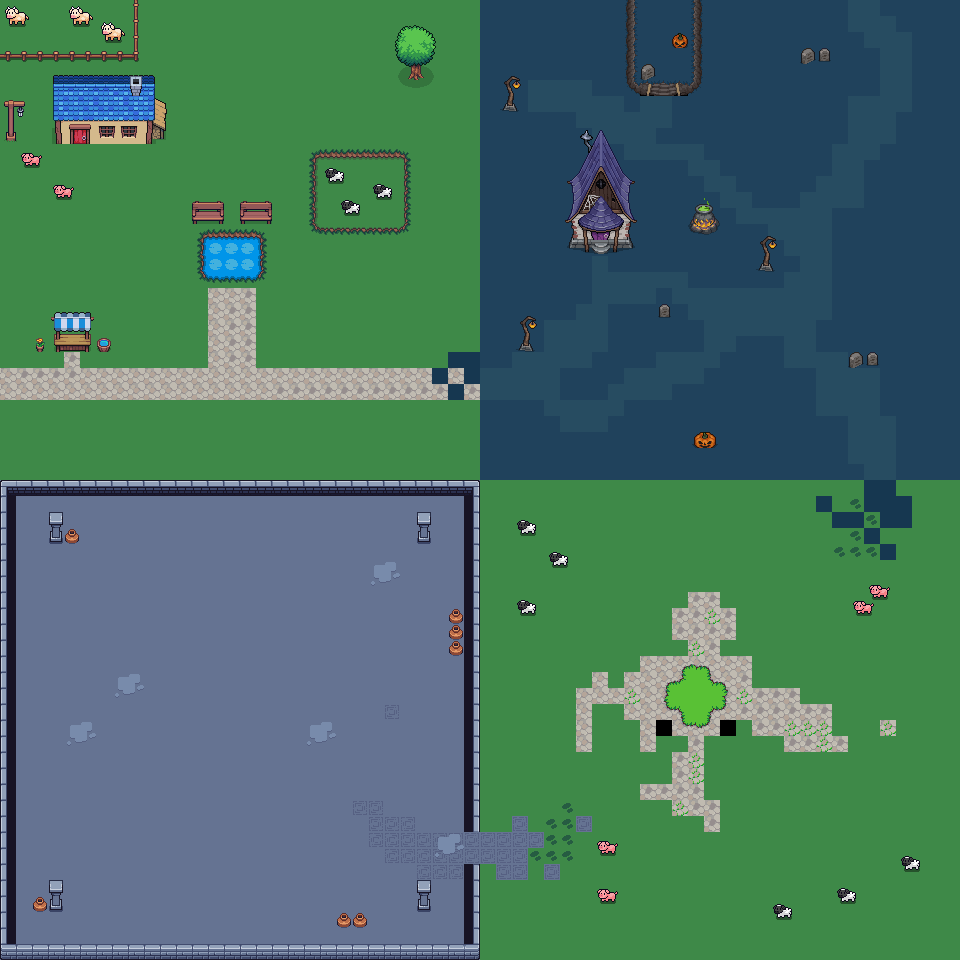

A 2D game scene composited from a Tiled map and its tileset images. What follows is a short description and the map's XML, with each tile layer's data collapsed to a summary:
An orthogonal 60x60 tile map with 16x16 px tiles, 3 tile layers (Background, Background2, Collision), 16 tilesets and 43 objects (20x Skeleton, 15x Slime, 5x Potion, Player, King_Slime, ...).

<map version="1.10" tiledversion="1.11.2" orientation="orthogonal" renderorder="right-down" width="60" height="60" tilewidth="16" tileheight="16" infinite="0" nextlayerid="6" nextobjectid="63">
 <tileset firstgid="1" source="Tiles.tsx" />
 <tileset firstgid="193" source="Player.tsx" />
 <tileset firstgid="253" source="Slime_Green.tsx" />
 <tileset firstgid="277" source="Skeleton.tsx" />
 <tileset firstgid="337" source="Village.tsx" />
 <tileset firstgid="626" source="Fences.tsx" />
 <tileset firstgid="642" source="Oak_Tree.tsx" />
 <tileset firstgid="662" source="Halloween.tsx" />
 <tileset firstgid="998" source="King_Slime.tsx" />
 <tileset firstgid="1002" source="dungeon_gathering.tsx" />
 <tileset firstgid="1562" source="potion.tsx" />
 <tileset firstgid="1568" source="Potion1.tsx" />
 <tileset firstgid="1569" source="Sword.tsx" />
 <tileset firstgid="1570" source="Cow.tsx" />
 <tileset firstgid="1574" source="Sheep.tsx" />
 <tileset firstgid="1578" source="Pig.tsx" />
 <layer id="1" name="Background" width="60" height="60">
  <data>[3600 cells, 3600 non-empty, 37 distinct tile ids]</data>
 </layer>
 <layer id="5" name="Background2" width="60" height="60">
  <data>[3600 cells, 38 non-empty, 7 distinct tile ids]</data>
 </layer>
 <layer id="2" name="Collision" width="60" height="60">
  <properties>
   <property name="blocked" type="bool" value="true" />
  </properties>
  <data>[3600 cells, 520 non-empty, 176 distinct tile ids]</data>
 </layer>
 <objectgroup id="3" name="Object">
  <object id="2" name="Player" gid="193" x="95.91" y="201.012" width="33.3333" height="32" />
  <object id="4" name="Slime" gid="253" x="347.333" y="470" width="64" height="64" />
  <object id="5" name="Slime" gid="261" x="322" y="77.3333" width="64" height="64" />
  <object id="6" name="Slime" gid="253" x="389.334" y="369.334" width="64" height="64" />
  <object id="7" name="Slime" gid="253" x="302.667" y="390" width="64" height="64" />
  <object id="8" name="Slime" gid="253" x="214" y="93.9997" width="64" height="64" />
  <object id="9" name="Slime" gid="253" x="108.667" y="339.334" width="64" height="64" />
  <object id="10" name="Skeleton" gid="277" x="872" y="63.3333" width="32" height="32" />
  <object id="11" name="Skeleton" gid="277" x="754" y="52.6663" width="32" height="32" />
  <object id="12" name="Skeleton" gid="277" x="832" y="152.667" width="32" height="32" />
  <object id="15" name="Slime" gid="253" x="57.3333" y="464" width="64" height="64" />
  <object id="16" name="Slime" gid="253" x="294.667" y="138.667" width="64" height="64" />
  <object id="17" name="Slime" gid="253" x="108" y="418.667" width="64" height="64" />
  <object id="18" name="Skeleton" gid="277" x="748" y="120" width="32" height="32" />
  <object id="19" name="Skeleton" gid="277" x="886.667" y="304" width="32" height="32" />
  <object id="20" name="Skeleton" gid="277" x="853.333" y="318.667" width="32" height="32" />
  <object id="21" name="Skeleton" gid="277" x="886.667" y="354.667" width="32" height="32" />
  <object id="22" name="Skeleton" gid="277" x="814.667" y="348" width="32" height="32" />
  <object id="26" name="Skeleton" gid="277" x="566.667" y="68" width="32" height="32" />
  <object id="27" name="Skeleton" gid="277" x="520" y="60" width="32" height="32" />
  <object id="28" name="Skeleton" gid="277" x="534.667" y="124" width="32" height="32" />
  <object id="29" name="Skeleton" gid="277" x="654.667" y="185.333" width="32" height="32" />
  <object id="30" name="Skeleton" gid="277" x="693.333" y="181.333" width="32" height="32" />
  <object id="31" name="Skeleton" gid="277" x="900" y="213.333" width="32" height="32" />
  <object id="33" name="Skeleton" gid="277" x="225.333" y="546.667" width="32" height="32" />
  <object id="34" name="Skeleton" gid="277" x="193.333" y="580" width="32" height="32" />
  <object id="35" name="Skeleton" gid="277" x="170.667" y="630.667" width="32" height="32" />
  <object id="36" name="Skeleton" gid="277" x="184" y="940" width="32" height="32" />
  <object id="37" name="Skeleton" gid="277" x="150.667" y="898.667" width="32" height="32" />
  <object id="38" name="Skeleton" gid="277" x="134.667" y="861.333" width="32" height="32" />
  <object id="39" name="Slime" gid="253" x="253.333" y="572" width="64" height="64" />
  <object id="40" name="Slime" gid="253" x="216" y="626.667" width="64" height="64" />
  <object id="41" name="Slime" gid="253" x="186.667" y="676" width="64" height="64" />
  <object id="42" name="Slime" gid="253" x="180" y="864" width="64" height="64" />
  <object id="43" name="Slime" gid="253" x="198.666" y="897.334" width="64" height="64" />
  <object id="44" name="Slime" gid="253" x="226.667" y="942.667" width="64" height="64" />
  <object id="47" name="King_Slime" gid="998" x="25.3333" y="732" width="64" height="64" />
  <object id="54" name="Potion" gid="1568" x="641.333" y="680" width="16" height="16" />
  <object id="55" name="Potion" gid="1568" x="734.667" y="677.333" width="16" height="16" />
  <object id="56" name="Potion" gid="1568" x="734.667" y="770.667" width="16" height="16" />
  <object id="57" name="Potion" gid="1568" x="640" y="769.333" width="16" height="16" />
  <object id="58" name="Potion" gid="1568" x="641.333" y="36" width="16" height="16" />
  <object id="61" name="Sword" gid="1569" x="690.667" y="702.667" width="16" height="16" />
 </objectgroup>
</map>
